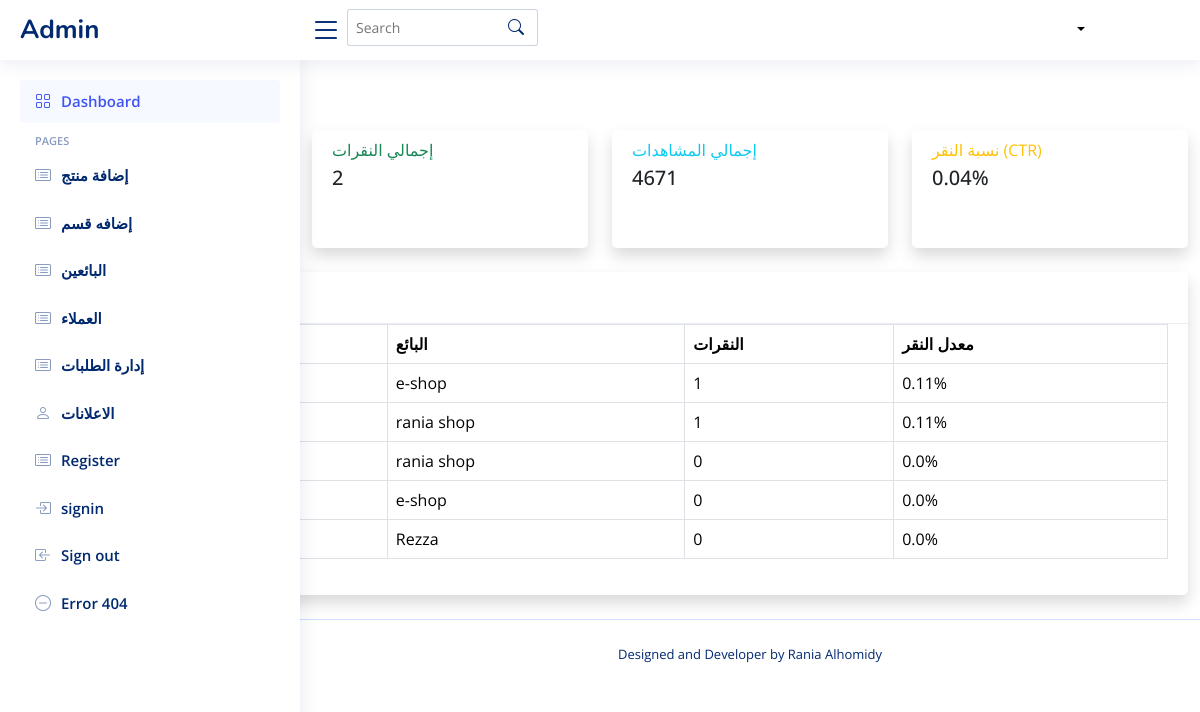
Before: /ads/stats with the older database file.
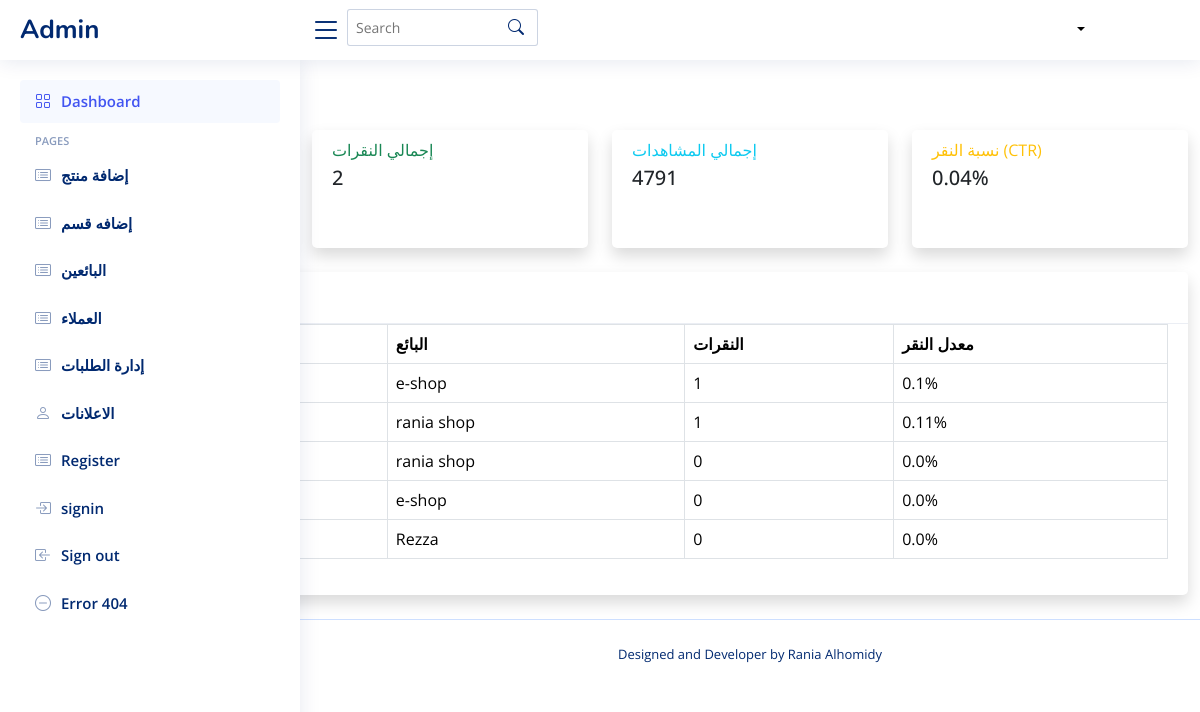
After: the same page with the newer database file.
### tables this page shows
CREATE TABLE ads (
        id INTEGER PRIMARY KEY AUTOINCREMENT,
        seller_id INTEGER NOT NULL,
        title TEXT NOT NULL,
        description TEXT,
        content_type TEXT NOT NULL,  -- 'image', 'video', 'text'
        content_path TEXT,           -- مسار الملف أو النص
        link_url TEXT NOT NULL,
        start_date TEXT NOT NULL,    -- 'YYYY-MM-DD'
        end_date TEXT NOT NULL,
        is_active INTEGER DEFAULT 1, -- 1/0
        order_index INTEGER DEFAULT 0,
        click_count INTEGER DEFAULT 0, -- إضافة عداد النقرات
        impression_count INTEGER DEFAULT 0, -- عداد المشاهدات
        priority INTEGER DEFAULT 1,   -- أولوية العرض (1-10)
        target_audience TEXT,        -- جمهور مستهدف (اختياري)
        created_at TIMESTAMP DEFAULT CURRENT_TIMESTAMP,
        FOREIGN KEY (seller_id) REFERENCES sellers(id) ON DELETE CASCADE
    );

CREATE TABLE sellers (
        id INTEGER PRIMARY KEY AUTOINCREMENT,
        name TEXT NOT NULL,
        store_name TEXT NOT NULL,
        store_image TEXT,
        address TEXT NOT NULL,  -- تمت إضافته هنا
        commercial_record TEXT,
        id_image TEXT,
        documents TEXT,
        SAddress_id INTEGER NOT NULL,
        num_id INTEGER NOT NULL,
        created_at TIMESTAMP DEFAULT CURRENT_TIMESTAMP,
        FOREIGN KEY (SAddress_id) REFERENCES seller_address(id),
        FOREIGN KEY (num_id) REFERENCES numbers(id)
    );

### ads_routes.py (the view)
@ads_bp.route('/stats')
def ads_stats():
    conn = get_db_connection()
    stats = conn.execute('''
        SELECT
            COUNT(*) as total_ads,
            SUM(click_count) as total_clicks,
            SUM(impression_count) as total_impressions
        FROM ads
    ''').fetchone()
    top_ads = conn.execute('''
        SELECT
            ads.id, ads.title, ads.click_count, ads.impression_count, sellers.store_name
        FROM ads
        JOIN sellers ON ads.seller_id = sellers.id
        ORDER BY ads.click_count DESC
        LIMIT 5
    ''').fetchall()
    conn.close()
    return render_template('admin/admin_ads_stats.html',
                           stats=stats,
                           top_ads=top_ads)

### ads_routes.py (called while the page is built)
def get_db_connection():
    conn = sqlite3.connect('database/Eshop.db')
    conn.row_factory = sqlite3.Row
    return conn

### app.py (called while the page is built)
def get_db_connection():
    conn = sqlite3.connect('database/Eshop.db') # أو sqlite3.connect(app.config['DATABASE'])
    conn.row_factory = sqlite3.Row
    return conn

@app.context_processor
def inject_categories():
    conn = get_db_connection()
    cursor = conn.cursor()
    try:
        cursor.execute("""
            SELECT id, name, parent_id, image
            FROM category
            WHERE parent_id IS NULL
            ORDER BY name
        """)
        main_categories = cursor.fetchall()
        cursor.execute("SELECT id, name, parent_id, image FROM category ORDER BY name")
        all_categories = cursor.fetchall()
        return {
            'main_categories': main_categories,
            'all_categories': all_categories
        }
    finally:
        conn.close()

@app.context_processor
def inject_sellers():
    conn = get_db_connection()
    sellers = conn.execute('SELECT id, store_name FROM sellers').fetchall()
    conn.close()
    return dict(sellers=sellers)

### templates/admin/admin_ads_stats.html (shortened to what the changed rows need)
{% include 'admin/header.html' %}
<div class="container-fluid">
    <div class="row mb-4">
        <div class="col-12">
            <h1 class="h3 mb-0">إحصائيات الإعلانات</h1>
        </div>
    </div>
    <div class="row">
        <div class="col-xl-3 col-md-6 mb-4">
            <div class="card border-left-info shadow h-100 py-2">
                <div class="card-body">
                    <div class="row no-gutters align-items-center">
                        <div class="col mr-2">
                            <div class="text-xs font-weight-bold text-info text-uppercase mb-1">
                                إجمالي المشاهدات</div>
                            <div class="h5 mb-0 font-weight-bold text-gray-800">{{ stats.total_impressions }}</div>
                        </div>
                    </div>
                </div>
            </div>
        </div>
    </div>
    <div class="row">
        <div class="col-12">
            <div class="card shadow mb-4">
                <div class="card-body">
                    <div class="table-responsive">
                        <table class="table table-bordered" width="100%" cellspacing="0">
                            <thead>
                                <tr>
                                    <th>#</th>
                                    <th>العنوان</th>
                                    <th>البائع</th>
                                    <th>النقرات</th>
                                    <th>معدل النقر</th>
                                </tr>
                            </thead>
                            <tbody>
                                {% for ad in top_ads %}
                                <tr>
                                    <td>{{ loop.index }}</td>
                                    <td>{{ ad.title }}</td>
                                    <td>{{ ad.store_name }}</td>
                                    <td>{{ ad.click_count }}</td>
                                    <td>
                                        {% if ad.impression_count > 0 %}
                                        {{ ((ad.click_count / ad.impression_count) * 100)|round(2) }}%
                                        {% else %}0%{% endif %}
                                    </td>
                                </tr>
                                {% endfor %}
                            </tbody>
                        </table>
                    </div>
                </div>
            </div>
        </div>
    </div>
</div>
{% include 'admin/footer.html' %}

Changed rows visible on the page:
changed ads (number 1 of 5 on the later page): ((ad.click_count/ad.impression_count)*100)|round(2) "0.11" → "0.1"
Other visible differences:
{{ stats.total_impressions }}: "4671" → "4791"
